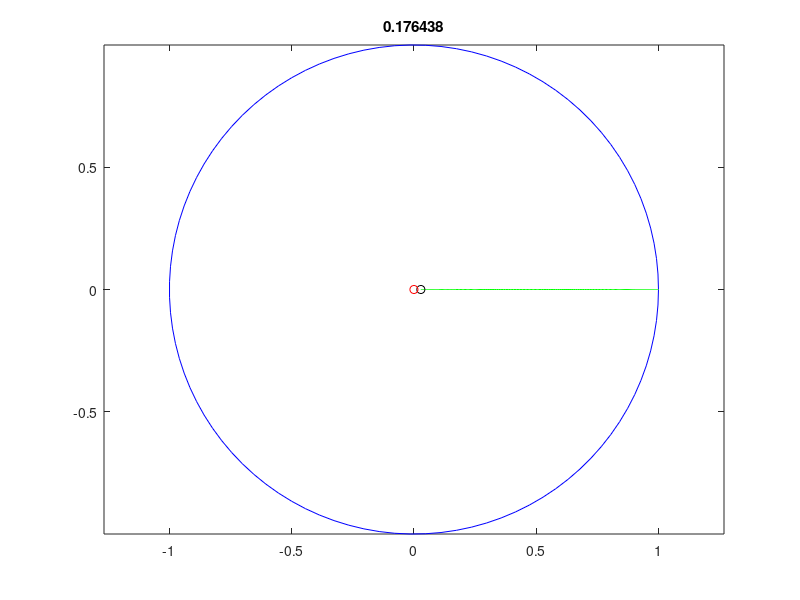
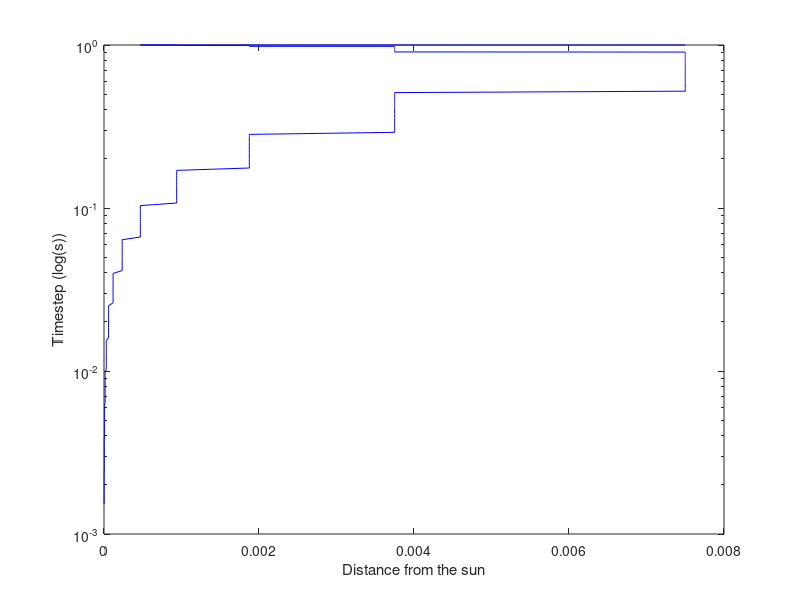
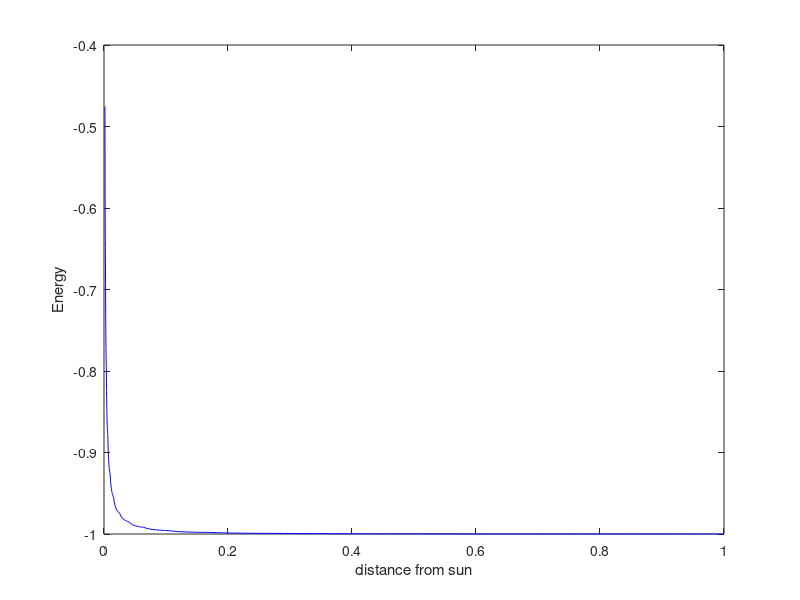

These charts were generated, in order, by the following MATLAB code:
clear
format compact

h=0.015;       % timestep of 0.015 time-units
pos=[1 0];     % initial position
vel=[0 0];   % initial velocity

steps=10000;            % number of steps
skip=ceil(steps/100);  % plot only 100 frames

theta=linspace(0,2*pi,100);   % equally spaced points
xc=cos(theta);
yc=sin(theta);

time=0;
for i=1:steps
  x(i)=pos(1);
  y(i)=pos(2);
  time=time+h;

  % Plot every skip'th frame
  if rem(i,skip)==0
    plot(xc,yc,'b',x,y,'g-',pos(1),pos(2),'ko',0,0,'ro')
    title(time/(2*pi))
    axis equal
    drawnow
  end

  % Velocity-Verlet Method
  r=norm(pos);
  accel=-1/r^2 * pos/r;
  pos=pos + h*vel + 0.5*h*h*accel;

  r=norm(pos);
  accelnext=-1/r^2 * pos/r;
  vel=vel + 0.5*h*(accel+accelnext);

  % Variable time-step
  deltav=0.5*h*(accel+accelnext);
  fraction=norm(deltav)/norm(vel);
  if fraction>0.02
    h=h*0.5;
  elseif fraction<0.01
    h=h*2;
  end
  hList(i) = h;
  rList(i) = r;
  E(i) = 0.5*1*(norm(vel))^2 - 1/(norm(pos));

  % Terminate if h too small/large
  if h<1e-6 || h>1000
    break
  end
end

days = (time/(2*pi)) * 365;
disp(days)

figure(2)
semilogy(hList, rList, 'b-')
xlabel("Distance from the sun")
ylabel("Timestep (log(s))")

figure(3)
plot(rList, E, 'b-')
xlabel("distance from sun")
ylabel('Energy')

